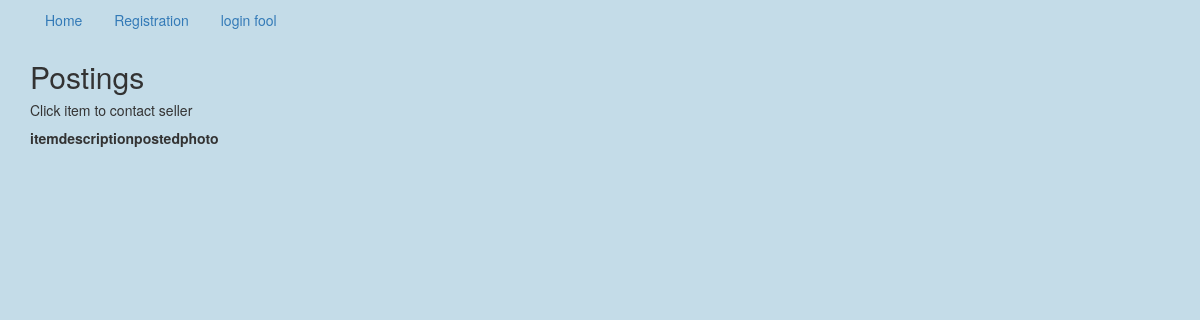
The app's page /post_by_sub/4/, older data.
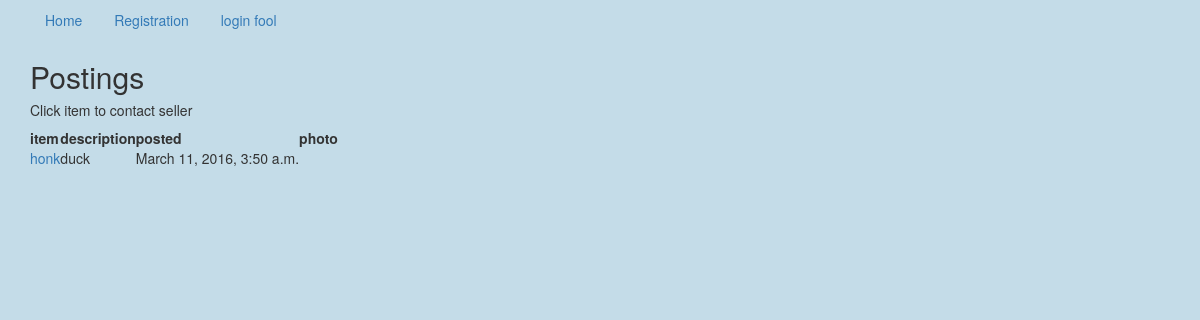
The same page, newer data.
### app/models.py (models this page shows)
class Post(models.Model):
    subcategory = models.ForeignKey(SubCategory)
    title = models.CharField(max_length=30)
    description = models.TextField()
    time_created = models.DateTimeField(auto_now_add=True)
    user = models.ForeignKey("auth.User")
    photo = models.ImageField(upload_to='uploads', null=True, blank=True)
    def __str__(self):
        return self.title
    class Meta:
        ordering = ["-time_created"]

### app/views.py (the view)
# urls.py: url(r'^post_by_sub/(?P<pk>\d+)/$', PostView.as_view(), name="post_view"),
class PostView(ListView):
    def get_queryset(self):
        return Post.objects.filter(subcategory=self.kwargs.get('pk'))

### templates/app/post_list.html
{% extends 'base.html' %}
{% block content %}
    <h2>Postings</h2>
    <h5>Click item to contact seller</h5>
    <table class="pure-table">
    <thead>
        <tr>
            <th>item</th>
            <th>description</th>
            <th>posted</th>
            <th>photo</th>
        </tr>
    </thead>
    <tbody>
        {% for item in object_list %}
            <tr>
           <td><a href="{% url 'post_detail_view' item.id %}">{{ item }}</a></td>
           <td> {{ item.description }}</td>
            <td>{{ item.time_created }}</td>
            <td>{% if item.photo %}<img src="{{ item.photo.url }}" width="100px" height="100px">{% endif %}</td>
            </tr>
        {% endfor %}
    </tbody>
    </table>
{% endblock %}

### templates/base.html (shortened to what this page needs)
{% load staticfiles %}
<!DOCTYPE html>
<html lang="en">
<head>
    <link rel="stylesheet" href="https://maxcdn.bootstrapcdn.com/bootstrap/3.3.6/css/bootstrap.min.css">
    <link rel="stylesheet" href="https://maxcdn.bootstrapcdn.com/bootstrap/3.3.6/css/bootstrap-theme.min.css">
    <link rel="stylesheet" type="text/css" href="static/styles.css">
</head>
<body>
<div class="container">
<ul class="nav nav-pills">
    {% if request.user.is_authenticated %}
    <li role="presentation"><a href="{% url 'main_view' %}">Home</a></li>
    <li role="presentation"><a href="{% url 'my_account_view' user.id %}">My Account</a></li>
    <li role="presentation"><a href="{% url 'city_list_view' %}">Search by City?</a></li>
    <li role="presentation"><a href="{% url 'logout_view' %}">logout, {{ request.user }}</a></li>
    {% else %}
    <li role="presentation"><a href="{% url 'main_view' %}">Home</a></li>
    <li role="presentation"><a href="{% url 'create_user_view' %}">Registration</a></li>
    <li role="presentation"><a href="{% url 'login_view' %}">login fool</a></li>
    {% endif %}
</ul>
    {% block content %}
    {% endblock %}
</div>
</body>
</html>

### app/static/styles.css (style rules this page uses)
.container { list-style: none; }
body { background-color: #c4dce8; }

Row changes from the older to the newer data that the page shows:
added Post: title "honk", description "duck", time_created "March 11, 2016, 3:50 a.m."
